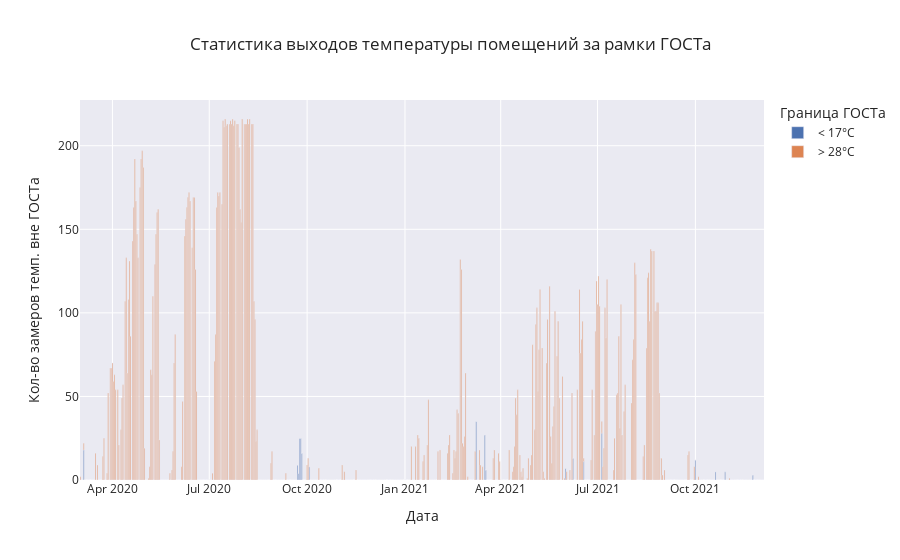

The notebook cell this image was saved under:
### Code cell
from plotly.express import bar

fig = bar(
    over_limit,
    title='Статистика выходов температуры помещений за рамки ГОСТа',
    labels={
        'index': 'Дата',
        'value': 'Кол-во замеров темп. вне ГОСТа',
        'variable': 'Граница ГОСТа'
    },
    template='seaborn'
)

fig.write_image(analysis_path / 'temperatures_over_limit.png', width=1080)
fig.show()

### Figure 1 — Plotly figure (JSON) as saved in the notebook; plotly's stock layout.template omitted (floating-point values rounded to 4 significant figures; data arrays with more than 128 entries replaced by an {"elided": "..."} marker saying what was removed)
{"data": [{"alignmentgroup": "True", "hovertemplate": "Граница ГОСТа=< 17°C<br>Дата=%{x}<br>Кол-во замеров темп. вне ГОСТа=%{y}<extra></extra>", "legendgroup": "< 17°C", "marker": {"color": "rgb(76,114,176)", "pattern": {"shape": ""}}, "name": "< 17°C", "offsetgroup": "< 17°C", "orientation": "v", "showlegend": true, "textposition": "auto", "x": {"elided": "643 str values"}, "xaxis": "x", "y": {"elided": "643 int values"}, "yaxis": "y", "type": "bar"}, {"alignmentgroup": "True", "hovertemplate": "Граница ГОСТа=> 28°C<br>Дата=%{x}<br>Кол-во замеров темп. вне ГОСТа=%{y}<extra></extra>", "legendgroup": "> 28°C", "marker": {"color": "rgb(221,132,82)", "pattern": {"shape": ""}}, "name": "> 28°C", "offsetgroup": "> 28°C", "orientation": "v", "showlegend": true, "textposition": "auto", "x": {"elided": "643 str values"}, "xaxis": "x", "y": {"elided": "643 int values"}, "yaxis": "y", "type": "bar"}], "layout": {"xaxis": {"anchor": "y", "domain": [0.0, 1.0], "title": {"text": "Дата"}}, "yaxis": {"anchor": "x", "domain": [0.0, 1.0], "title": {"text": "Кол-во замеров темп. вне ГОСТа"}}, "legend": {"title": {"text": "Граница ГОСТа"}, "tracegroupgap": 0}, "title": {"text": "Статистика выходов температуры помещений за рамки ГОСТа"}, "barmode": "relative"}}
